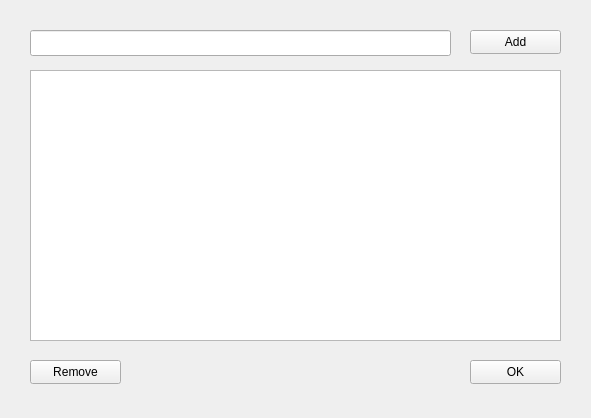
<?xml version="1.0" encoding="UTF-8"?>
<ui version="4.0">
 <class>bookMarkWindow</class>
 <widget class="QDialog" name="bookMarkWindow">
  <property name="geometry">
   <rect>
    <x>0</x>
    <y>0</y>
    <width>591</width>
    <height>418</height>
   </rect>
  </property>
  <property name="windowTitle">
   <string>Dialog</string>
  </property>
  <widget class="QToolButton" name="buttonAdd">
   <property name="geometry">
    <rect>
     <x>470</x>
     <y>30</y>
     <width>91</width>
     <height>24</height>
    </rect>
   </property>
   <property name="text">
    <string>Add</string>
   </property>
  </widget>
  <widget class="QToolButton" name="buttonRemove">
   <property name="geometry">
    <rect>
     <x>30</x>
     <y>360</y>
     <width>91</width>
     <height>24</height>
    </rect>
   </property>
   <property name="text">
    <string>Remove</string>
   </property>
  </widget>
  <widget class="QLineEdit" name="entryBookMark">
   <property name="geometry">
    <rect>
     <x>30</x>
     <y>30</y>
     <width>421</width>
     <height>26</height>
    </rect>
   </property>
  </widget>
  <widget class="QListWidget" name="bookMarkView">
   <property name="geometry">
    <rect>
     <x>30</x>
     <y>70</y>
     <width>531</width>
     <height>271</height>
    </rect>
   </property>
  </widget>
  <widget class="QToolButton" name="buttonOk">
   <property name="geometry">
    <rect>
     <x>470</x>
     <y>360</y>
     <width>91</width>
     <height>24</height>
    </rect>
   </property>
   <property name="text">
    <string>OK</string>
   </property>
  </widget>
 </widget>
 <resources/>
 <connections/>
</ui>
